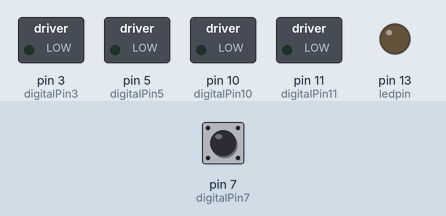
Recording of a sketch running on a simulated Arduino Uno, built with avr-gcc and run on an emulated ATmega328P. Parts: switched loads named in the sketch (green lamp = pin HIGH), output pins drawn as LEDs (lit = HIGH). Inputs (shaded band) come from the test bench; at power-on: pin 7 (digitalPin7) LOW.

Above: at 1.2 s.
1.3 s: pin 7 (digitalPin7) pulsed HIGH 2 times (0.12 s each, 0.3 s apart)
At 1.3 s:
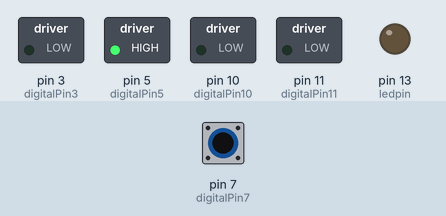
At 2.1 s:
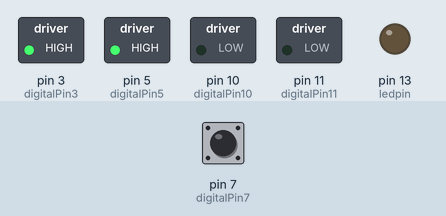
Timing chart, 0 to 4.3 s (numbered marks = the images above; inputs shaded):
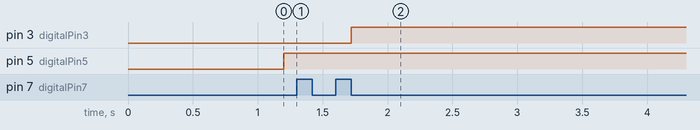

Measured:
- after the input at 1.3 s, pin 3 (digitalPin3): LOW → HIGH after 0.42 s

The sketch:

rc_control.ino
```cpp
int ledpin = 13;
int digitalPin3 = 3;
int digitalPin5 = 5;
int digitalPin10 = 10;
int digitalPin11 = 11;
int digitalPin7 = 7;
int digitalPin8 = 8;
int pin0 = 0;
int pin1 = 0;
int pin2 = 0;
int pin5 = 0;
int pin4 = 0;
unsigned long dur7;
unsigned long dur8;


void setup() {

  //initialize pins as outputs
  pinMode(ledpin, OUTPUT);
  pinMode(digitalPin3,OUTPUT);
  pinMode(digitalPin5,OUTPUT);
  pinMode(digitalPin10,OUTPUT);
  pinMode(digitalPin11,OUTPUT);
  pinMode(digitalPin7,INPUT);
  pinMode(digitalPin8,INPUT);

  // note: these greens are not graying out in sublime....
  //Serial.begin(19200);
  //  setup serial
  // analogReference(INTERNAL);

}


void loop() {

  delay(200);  // 200ms loop

  dur7 = pulseIn(digitalPin7, HIGH);
//  dur8 = pulseIn(digitalPin8, HIGH);  // Oct 24 '17 commented out
  Serial.println(dur7);   // debug value

// This is channel 1 on the receiver
// dur 7 controls the left vs rigtht turning
// left goes to 955 and right goes to 1772
// the middle is 1370
  if (dur7 >= 1600)
  {
    // turn right
    digitalWrite(3, HIGH);
  }

  else if (dur7 < 1100)
  {
   digitalWrite(5, HIGH);
  }
  else
  {
   digitalWrite(3, LOW);
   digitalWrite(5, LOW);
  }

  // This is channel 2 on the receiver
  // dur 8 controls the forward and reverse movement
  // up goes to 1300 and down goes to 1715
  // the middle is 1510

  //if (dur8 < 1400)
 // {
    // go Forward
 //    digitalWrite(4, HIGH);
 // }

//  else if (dur8 > 1625)
//  {
//    digitalWrite(5, HIGH);
//  }
//  else
//  {
//     digitalWrite(4, LOW);
//     digitalWrite(5, LOW);
//  }

  // file.print(duration);

// pin 11 (rear motor) and pin 6 (front motor) move motor forward
// pin 10 (rear motor) and pin 3 (front motor) move motor reverse

}
```
